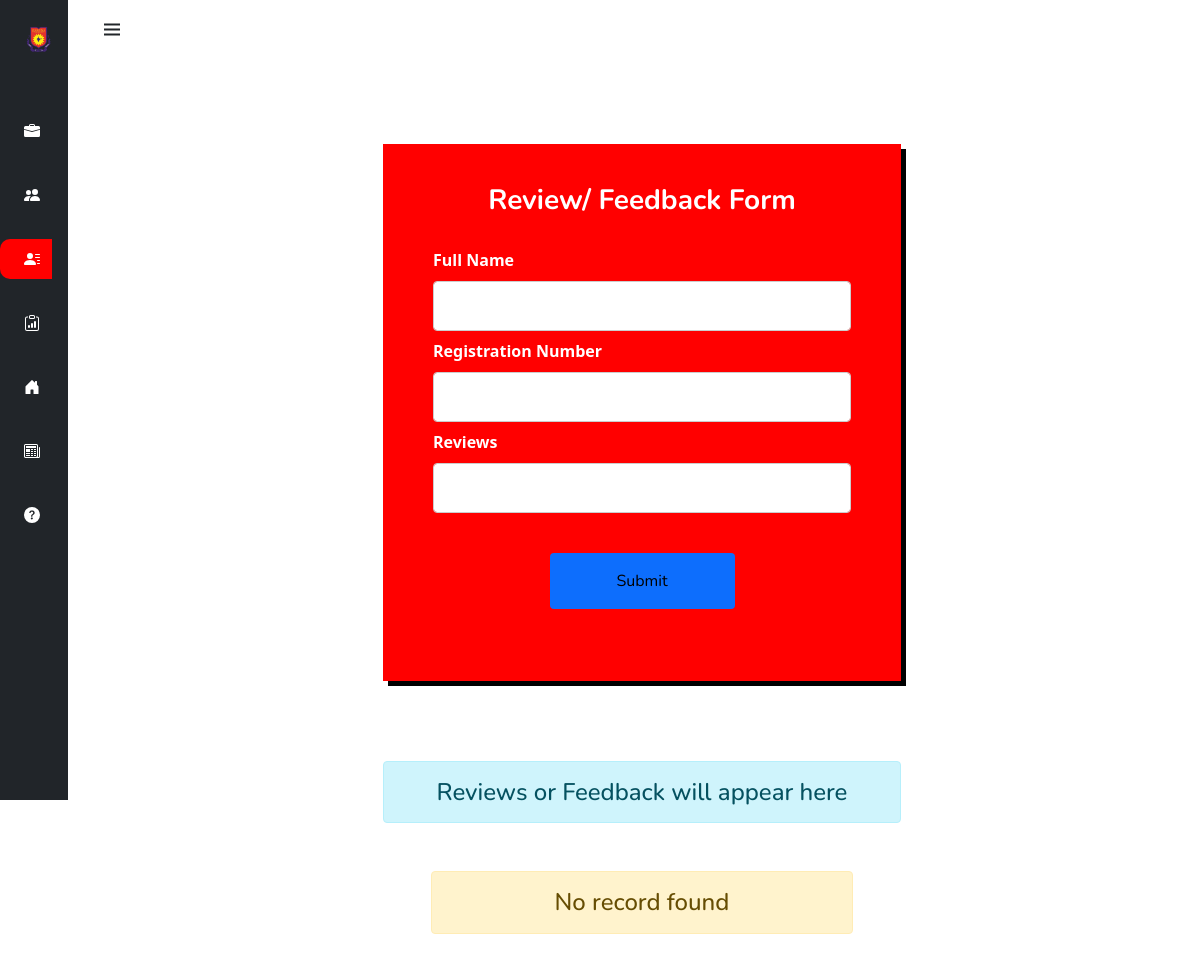
/revu, run on an earlier commit of the app's database.
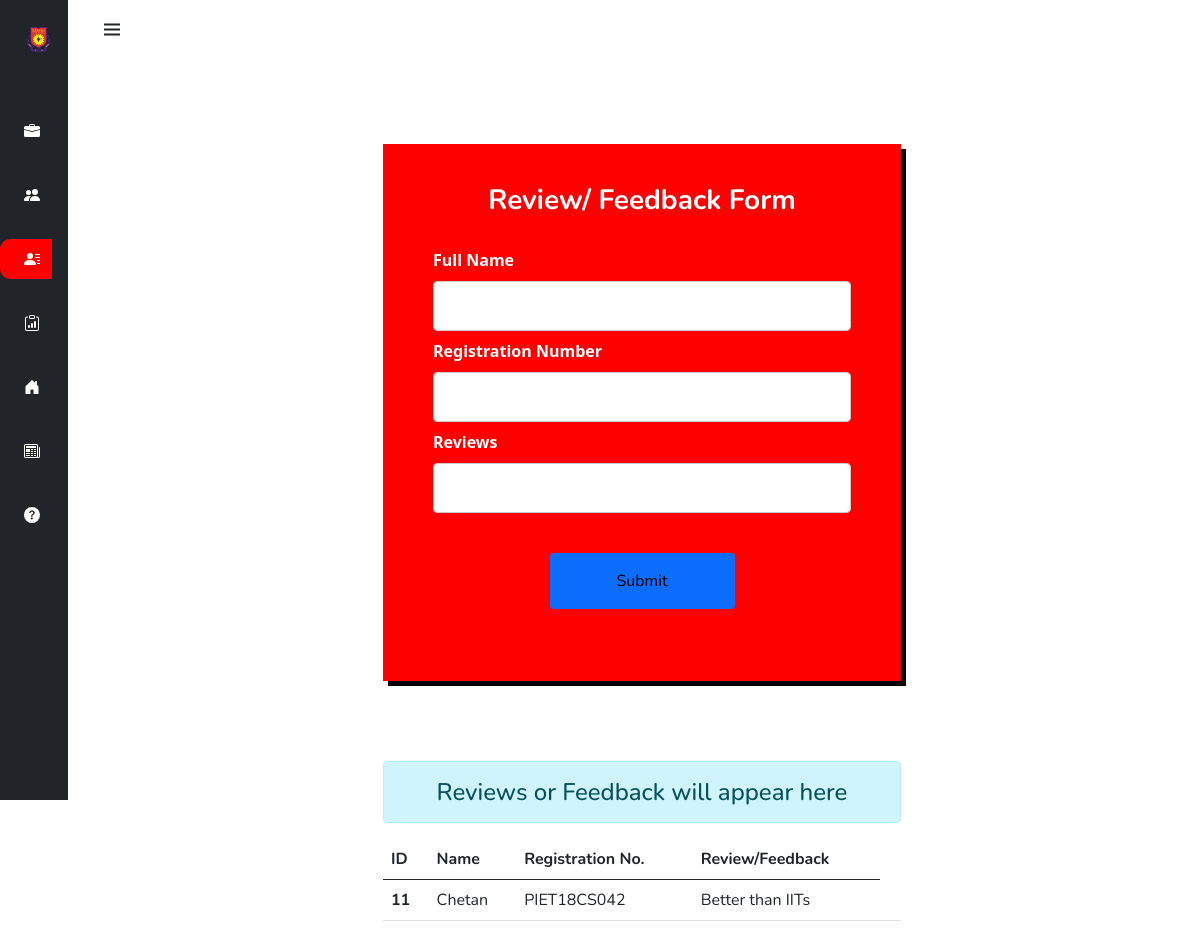
And on a later commit of the database.
### faculty_app/models.py (models this page shows)
class Feedback(models.Model):
    user_name = models.CharField(max_length=100)
    reg_id =  models.CharField(max_length=100)
    review = models.TextField()

### faculty_app/views.py (the view, shortened to what this page needs)
# urls.py: path('revu',views.review,name="review"),
def review(request):
    peak=""
    peak = Feedback.objects.all()
    messages.info(request, None)
    return render(request,"review.html",{'views':peak})

### faculty_app/templates/review.html (shortened to what the changed rows need)
<!DOCTYPE html>
<html lang="en">
<head>
    {% load static %}
    <link rel="stylesheet" href="https://cdn.jsdelivr.net/npm/bootstrap@5.0.1/dist/css/bootstrap.min.css">
    <link rel="stylesheet" href="https://cdn.jsdelivr.net/npm/boxicons@latest/css/boxicons.min.css">
</head>
<body id="body-pd">
    <div class="container-fluid">
        <div class="row">
            <div class="col-md-6" style="margin: 0 auto;">
                <div class="form_container"
                    style="box-shadow: 5px 5px black;padding: 40px 50px;align-items: center; margin:5rem auto;background-color: red   ">
                    <form action="{% url 'review' %}" method="POST">
                        <h1 style="text-align: center;color: white; font-size: 28px;font-weight:bolder  ">Review/ Feedback Form </h1>
                    </form>
                </div>
                <div class="col-lg-12 offset 1">
                    <h4 class="lg-24 text-center alert alert-info">Reviews or Feedback will appear here</h4>
                    {% if views %}
                        <table class="table table-hover">
                            <thead>
                            <tr>
                                <th scope="col">ID</th>
                                <th scope="col">Name</th>
                                <th scope="col">Registration No.</th>
                                <th scope="col">Review/Feedback</th>
                            </tr>
                            </thead>
                            <tbody>
                                {% for record in views %}
                                    <tr>
                                        <th scope="row">{{record.id}}</th>
                                        <td>{{record.user_name}}</td>
                                        <td>{{record.reg_id}}</td>
                                        <td>{{record.review}}</td>
                                        <td>
                                        </td>
                                    </tr>
                                {% endfor %}
                            </tbody>
                        </table>
                    {% else %}
                    <h4 class="m-5 text-center alert alert-warning">No record found</h4>
                    {% endif %}
                </div>
            </div>
        </div>
    </div>
</body>
</html>

What changed in the data, as far as the page shows it:
added Feedback: id "11", user_name "Chetan", reg_id "PIET18CS042", review "Better than IITs"
Also different on the page:
text no longer shown: "No record found"
text now shown: "ID Name Registration No. Review/Feedback"
